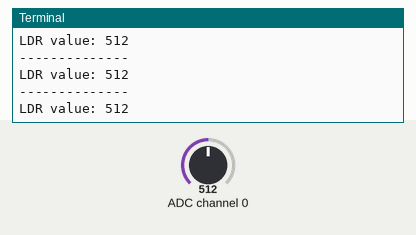
This program was run on a simulated Raspberry Pi (BCM pin numbers). Shown: the last lines printed to the terminal. The inputs (shaded band) are chosen by the test bench; at power-on: ADC channel 0 = 512 (analog values on the 0–1023 scale).

Above: at 1.2 s.
1.3 s: ADC channel 0 set to 716
At 1.9 s:
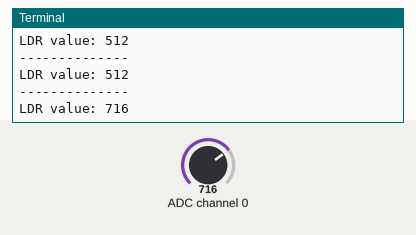
2.8 s: ADC channel 0 set to 900
At 3.4 s:
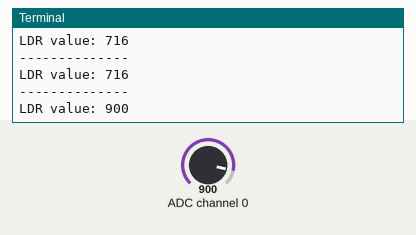
Timing chart, 0 to 5.8 s (numbered marks = the images above; inputs shaded):
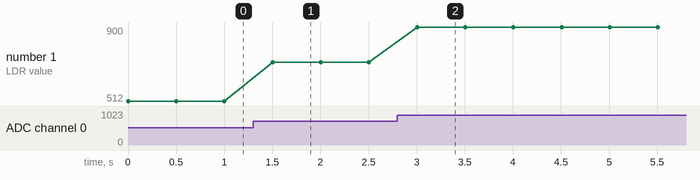

Measured:
- after the input at 1.3 s, the terminal: prints a new line after 0.20 s (image 1)
- after the input at 2.8 s, the terminal: prints a new line after 0.20 s (image 2)
- plotted number 1: 512 → 716 after the input at 1.3 s, 716 → 900 after the input at 2.8 s

The program:

MCP_3008.py
```python
import spidev
import time

# 딜레이 시간 (센서 측정 간격)
delay = 0.5
# MCP3008 채널 중 센서에 연결한 채널 설정
pot_channel = 0

# SPI 인스턴스 spi 생성
spi = spidev.SpiDev()

# SPI 통신 시작하기 /dev/spidev0.0 파일을 열겠다.
spi.open(0, 0)

# spi 통신 속도 설정 100KHz
spi.max_speed_hz = 100000

# 0~7 까지 8개 채널에서 SPI 데이터 읽기
def readadc(adcnum):
    if adcnum < 0 or adcnum > 7:
        return -1

    # 요청 및 값 리턴 MOSI(Master out Slave in)
    # 리스트에서 r[0]은 스타트 비트 1, 8+adcnum을 왼쪽으로 4비트 움직이고, 0은 don't care로 신경 쓸 필요 없음
    r = spi.xfer2([1, 8+adcnum <<4, 0])  # 왼쪽으로 4bit 움직여라(비트 연산자)
    ## 비트 연산자
    # & 마스크는 0이면 무조건 0으로 만들고 1이면 유지
    # or 마스크는 1이면 무조건 1로 만들고, 0이면 유지
    # r[1] & 3(00000011) 이므로 두자리는 유지하고 나머지는 0으로 만들겟다는 의미
    # 10비트 해석

    # MISO
    data = ((r[1] & 3) << 8) + r[2]

    return data

while True:
    #readadc 함수로 pot_channel의 SPI 데이터를 읽기
    pot_value = readadc(pot_channel)
    print("--------------")
    print("LDR value:", pot_value)
    time.sleep(delay)
```
